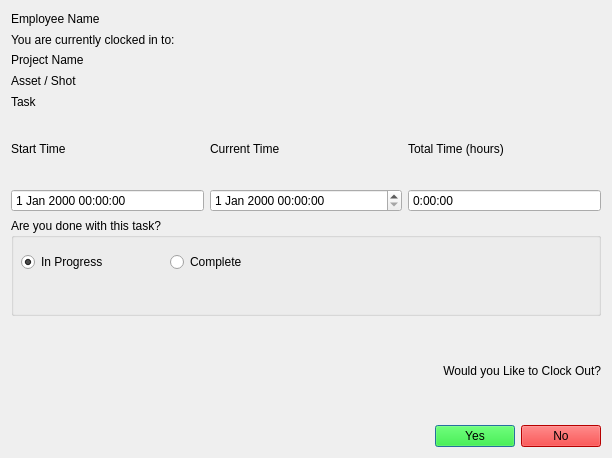
<?xml version="1.0" encoding="UTF-8"?>
<ui version="4.0">
 <class>Dialog</class>
 <widget class="QDialog" name="Dialog">
  <property name="geometry">
   <rect>
    <x>0</x>
    <y>0</y>
    <width>612</width>
    <height>458</height>
   </rect>
  </property>
  <property name="windowTitle">
   <string>Dialog</string>
  </property>
  <layout class="QVBoxLayout" name="verticalLayout_6">
   <item>
    <layout class="QVBoxLayout" name="verticalLayout">
     <item>
      <widget class="QLabel" name="employee">
       <property name="styleSheet">
        <string notr="true">font: 75 14pt &quot;Arial&quot;;</string>
       </property>
       <property name="text">
        <string>Employee Name</string>
       </property>
      </widget>
     </item>
     <item>
      <widget class="QLabel" name="statement">
       <property name="styleSheet">
        <string notr="true">font: 75 10pt &quot;Arial&quot;;</string>
       </property>
       <property name="text">
        <string>You are currently clocked in to:</string>
       </property>
      </widget>
     </item>
     <item>
      <widget class="QLabel" name="project_name">
       <property name="text">
        <string>Project Name</string>
       </property>
      </widget>
     </item>
     <item>
      <widget class="QLabel" name="entity">
       <property name="text">
        <string>Asset / Shot</string>
       </property>
      </widget>
     </item>
     <item>
      <widget class="QLabel" name="task">
       <property name="text">
        <string>Task</string>
       </property>
      </widget>
     </item>
    </layout>
   </item>
   <item>
    <layout class="QHBoxLayout" name="horizontalLayout">
     <item>
      <layout class="QVBoxLayout" name="verticalLayout_2">
       <item>
        <widget class="QLabel" name="start_time_label">
         <property name="text">
          <string>Start Time</string>
         </property>
         <property name="buddy">
          <cstring>start_time</cstring>
         </property>
        </widget>
       </item>
       <item>
        <widget class="QDateTimeEdit" name="start_time">
         <property name="buttonSymbols">
          <enum>QAbstractSpinBox::NoButtons</enum>
         </property>
        </widget>
       </item>
      </layout>
     </item>
     <item>
      <layout class="QVBoxLayout" name="verticalLayout_3">
       <item>
        <widget class="QLabel" name="current_time_label">
         <property name="text">
          <string>Current Time</string>
         </property>
         <property name="buddy">
          <cstring>current_time</cstring>
         </property>
        </widget>
       </item>
       <item>
        <widget class="QDateTimeEdit" name="current_time"/>
       </item>
      </layout>
     </item>
     <item>
      <layout class="QVBoxLayout" name="verticalLayout_4">
       <item>
        <widget class="QLabel" name="total_time_label">
         <property name="text">
          <string>Total Time (hours)</string>
         </property>
        </widget>
       </item>
       <item>
        <widget class="QTimeEdit" name="total_time">
         <property name="buttonSymbols">
          <enum>QAbstractSpinBox::NoButtons</enum>
         </property>
         <property name="displayFormat">
          <string>h:mm:ss</string>
         </property>
        </widget>
       </item>
      </layout>
     </item>
    </layout>
   </item>
   <item>
    <widget class="QGroupBox" name="status_grp">
     <property name="styleSheet">
      <string notr="true">font: 75 10pt &quot;Arial&quot;;</string>
     </property>
     <property name="title">
      <string>Are you done with this task?</string>
     </property>
     <widget class="QWidget" name="layoutWidget">
      <property name="geometry">
       <rect>
        <x>10</x>
        <y>30</y>
        <width>291</width>
        <height>29</height>
       </rect>
      </property>
      <layout class="QHBoxLayout" name="horizontalLayout_2">
       <item>
        <widget class="QRadioButton" name="in_progress">
         <property name="text">
          <string>In Progress</string>
         </property>
         <property name="checked">
          <bool>true</bool>
         </property>
        </widget>
       </item>
       <item>
        <widget class="QRadioButton" name="complete">
         <property name="text">
          <string>Complete</string>
         </property>
        </widget>
       </item>
      </layout>
     </widget>
    </widget>
   </item>
   <item>
    <layout class="QVBoxLayout" name="verticalLayout_5">
     <item>
      <widget class="QLabel" name="label_2">
       <property name="styleSheet">
        <string notr="true">font: 75 14pt &quot;Arial&quot;;</string>
       </property>
       <property name="text">
        <string>Would you Like to Clock Out?</string>
       </property>
       <property name="alignment">
        <set>Qt::AlignRight|Qt::AlignTrailing|Qt::AlignVCenter</set>
       </property>
      </widget>
     </item>
    </layout>
   </item>
   <item>
    <layout class="QHBoxLayout" name="horizontalLayout_3">
     <item>
      <spacer name="horizontalSpacer">
       <property name="orientation">
        <enum>Qt::Horizontal</enum>
       </property>
       <property name="sizeHint" stdset="0">
        <size>
         <width>40</width>
         <height>20</height>
        </size>
       </property>
      </spacer>
     </item>
     <item>
      <widget class="QPushButton" name="yes_btn">
       <property name="styleSheet">
        <string notr="true">background-color: rgb(0, 255, 0);
color: rgb(0, 0, 0);
font: 75 10pt &quot;Arial&quot;;</string>
       </property>
       <property name="text">
        <string>Yes</string>
       </property>
      </widget>
     </item>
     <item>
      <widget class="QPushButton" name="no_btn">
       <property name="enabled">
        <bool>true</bool>
       </property>
       <property name="styleSheet">
        <string notr="true">background-color: rgb(255, 0, 0);
color: rgb(0, 0, 0);</string>
       </property>
       <property name="text">
        <string>No</string>
       </property>
      </widget>
     </item>
    </layout>
   </item>
  </layout>
 </widget>
 <tabstops>
  <tabstop>start_time</tabstop>
  <tabstop>current_time</tabstop>
  <tabstop>complete</tabstop>
 </tabstops>
 <resources/>
 <connections/>
</ui>
